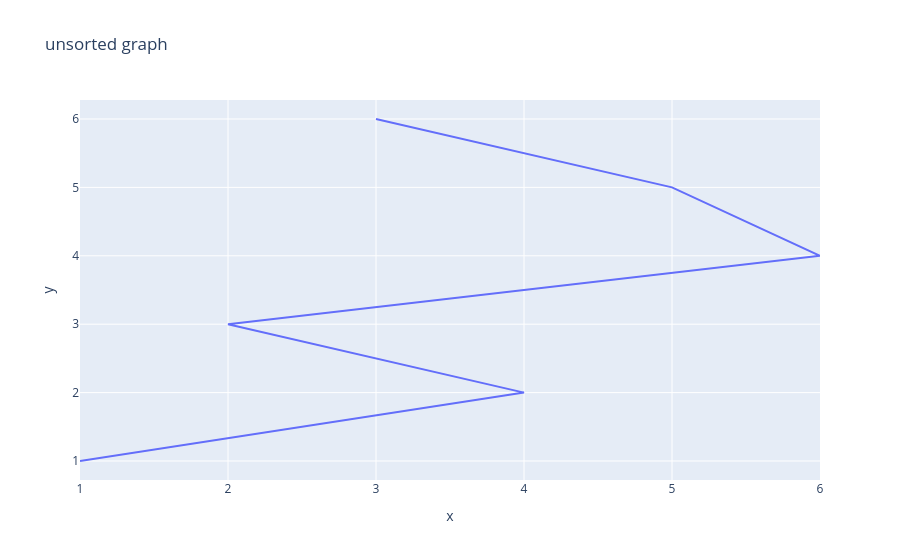
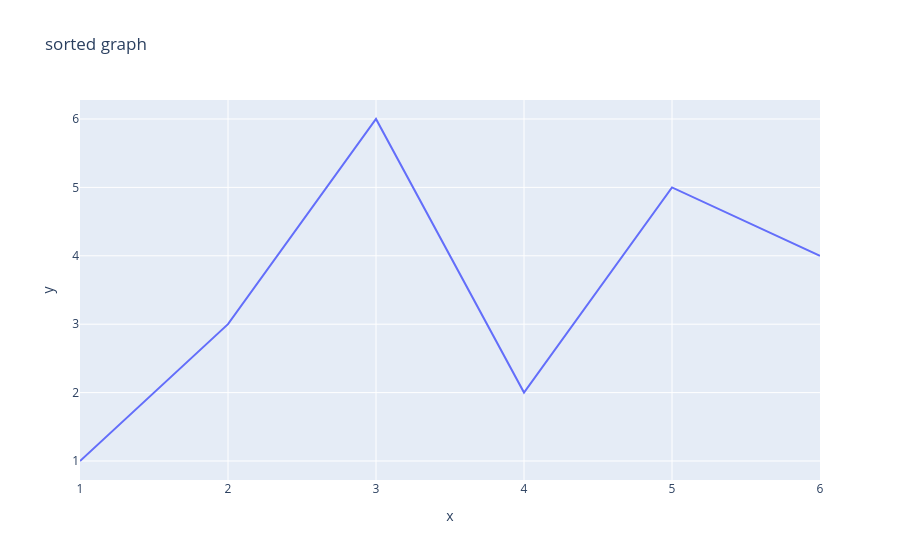

The code cell stored with these charts, in order, in its notebook:
### Markdown cell above
Data Order in Line Charts

Plotly line chart => points ko usi order me connect karta hai jis order me data diya gaya hai.
Matlab line ulta-seedha zig-zag banne lagegi kyunki data sorted nahi tha.

Is problem ka solution

Graph banane se pehle data sort kar do.
df.sort("year")

### Code cell
df= pd.DataFrame(dict(
    x=[1,4,2,6,5,3],
    y=[1,2,3,4,5,6]
))
fig=px.line(df,x="x",y="y",title="unsorted graph")
fig.show()

df =df.sort_values(by="x")
fig=px.line(df,x="x",y="y",title="sorted graph")
fig.show()

### Figure 1 — Plotly figure (JSON) as saved in the notebook; plotly's stock layout.template omitted (floating-point values rounded to 4 significant figures)
{"data": [{"hovertemplate": "x=%{x}<br>y=%{y}<extra></extra>", "legendgroup": "", "line": {"color": "#636efa", "dash": "solid"}, "marker": {"symbol": "circle"}, "mode": "lines", "name": "", "orientation": "v", "showlegend": false, "type": "scatter", "x": [1, 4, 2, 6, 5, 3], "xaxis": "x", "y": [1, 2, 3, 4, 5, 6], "yaxis": "y"}], "layout": {"legend": {"tracegroupgap": 0}, "title": {"text": "unsorted graph"}, "xaxis": {"anchor": "y", "domain": [0, 1], "title": {"text": "x"}}, "yaxis": {"anchor": "x", "domain": [0, 1], "title": {"text": "y"}}}}

### Figure 2 — Plotly figure (JSON) as saved in the notebook; plotly's stock layout.template omitted (floating-point values rounded to 4 significant figures)
{"data": [{"hovertemplate": "x=%{x}<br>y=%{y}<extra></extra>", "legendgroup": "", "line": {"color": "#636efa", "dash": "solid"}, "marker": {"symbol": "circle"}, "mode": "lines", "name": "", "orientation": "v", "showlegend": false, "type": "scatter", "x": [1, 2, 3, 4, 5, 6], "xaxis": "x", "y": [1, 3, 6, 2, 5, 4], "yaxis": "y"}], "layout": {"legend": {"tracegroupgap": 0}, "title": {"text": "sorted graph"}, "xaxis": {"anchor": "y", "domain": [0, 1], "title": {"text": "x"}}, "yaxis": {"anchor": "x", "domain": [0, 1], "title": {"text": "y"}}}}
